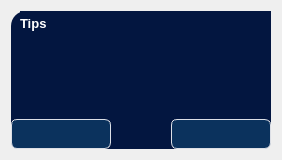
<?xml version="1.0" encoding="UTF-8"?>
<ui version="4.0">
 <class>MyMessageBox</class>
 <widget class="QWidget" name="MyMessageBox">
  <property name="geometry">
   <rect>
    <x>0</x>
    <y>0</y>
    <width>282</width>
    <height>160</height>
   </rect>
  </property>
  <property name="minimumSize">
   <size>
    <width>0</width>
    <height>160</height>
   </size>
  </property>
  <property name="maximumSize">
   <size>
    <width>16777215</width>
    <height>160</height>
   </size>
  </property>
  <property name="windowTitle">
   <string>Form</string>
  </property>
  <layout class="QHBoxLayout" name="horizontalLayout">
   <item>
    <widget class="QWidget" name="w_bg" native="true">
     <property name="styleSheet">
      <string notr="true">background-color: rgb(3,22,64);
border-radius: 15px;


</string>
     </property>
     <layout class="QVBoxLayout" name="lay_bg" stretch="0,0,0,0">
      <property name="leftMargin">
       <number>0</number>
      </property>
      <property name="topMargin">
       <number>0</number>
      </property>
      <property name="rightMargin">
       <number>0</number>
      </property>
      <property name="bottomMargin">
       <number>0</number>
      </property>
      <item>
       <layout class="QHBoxLayout" name="horizontalLayout_4">
        <property name="leftMargin">
         <number>9</number>
        </property>
        <item>
         <widget class="QLabel" name="lab_messagebox_title">
          <property name="font">
           <font>
            <pointsize>10</pointsize>
            <weight>75</weight>
            <bold>true</bold>
           </font>
          </property>
          <property name="styleSheet">
           <string notr="true">color: rgb(255, 255, 255);</string>
          </property>
          <property name="text">
           <string>Tips</string>
          </property>
         </widget>
        </item>
        <item>
         <spacer name="horizontalSpacer_2">
          <property name="orientation">
           <enum>Qt::Horizontal</enum>
          </property>
          <property name="sizeHint" stdset="0">
           <size>
            <width>40</width>
            <height>20</height>
           </size>
          </property>
         </spacer>
        </item>
        <item>
         <widget class="QPushButton" name="btn_system_close">
          <property name="minimumSize">
           <size>
            <width>25</width>
            <height>25</height>
           </size>
          </property>
          <property name="maximumSize">
           <size>
            <width>25</width>
            <height>25</height>
           </size>
          </property>
          <property name="text">
           <string/>
          </property>
          <property name="icon">
           <iconset resource="../../icon.qrc">
            <normaloff>:/icons/close.png</normaloff>:/icons/close.png</iconset>
          </property>
          <property name="iconSize">
           <size>
            <width>20</width>
            <height>20</height>
           </size>
          </property>
         </widget>
        </item>
       </layout>
      </item>
      <item>
       <layout class="QHBoxLayout" name="horizontalLayout_3">
        <property name="leftMargin">
         <number>15</number>
        </property>
        <property name="rightMargin">
         <number>15</number>
        </property>
        <item>
         <widget class="QLabel" name="lab_mbox_icon">
          <property name="minimumSize">
           <size>
            <width>40</width>
            <height>40</height>
           </size>
          </property>
          <property name="maximumSize">
           <size>
            <width>40</width>
            <height>40</height>
           </size>
          </property>
          <property name="text">
           <string/>
          </property>
         </widget>
        </item>
        <item>
         <widget class="QLabel" name="lab_mess_body">
          <property name="styleSheet">
           <string notr="true">color: rgb(255, 255, 255);</string>
          </property>
          <property name="text">
           <string/>
          </property>
          <property name="alignment">
           <set>Qt::AlignCenter</set>
          </property>
         </widget>
        </item>
       </layout>
      </item>
      <item>
       <spacer name="verticalSpacer_2">
        <property name="orientation">
         <enum>Qt::Vertical</enum>
        </property>
        <property name="sizeHint" stdset="0">
         <size>
          <width>20</width>
          <height>40</height>
         </size>
        </property>
       </spacer>
      </item>
      <item>
       <layout class="QHBoxLayout" name="horizontalLayout_2">
        <item>
         <widget class="QPushButton" name="btn_mbox_btn01">
          <property name="minimumSize">
           <size>
            <width>100</width>
            <height>30</height>
           </size>
          </property>
          <property name="styleSheet">
           <string notr="true">QPushButton { color:#ffffff;background-color:#0B325D;border-style: none;border: 1px solid #DCDFE6;border-radius: 6px;padding: 5px 10px;font-size: 13px; }
/* QPushButton:hover{ color: #ffffff; font-weight: bold; background-color: #fd839a; }*/

QPushButton:hover {  color:#000000;background-color: #f8f8f8; border: 1px solid #f0f0f0; }

</string>
          </property>
          <property name="text">
           <string/>
          </property>
         </widget>
        </item>
        <item>
         <spacer name="horizontalSpacer">
          <property name="orientation">
           <enum>Qt::Horizontal</enum>
          </property>
          <property name="sizeHint" stdset="0">
           <size>
            <width>40</width>
            <height>20</height>
           </size>
          </property>
         </spacer>
        </item>
        <item>
         <widget class="QPushButton" name="btn_mbox_btn02">
          <property name="minimumSize">
           <size>
            <width>100</width>
            <height>30</height>
           </size>
          </property>
          <property name="styleSheet">
           <string notr="true">QPushButton { color:#ffffff;background-color:#0B325D;border-style: none;border: 1px solid #DCDFE6;border-radius: 6px;padding: 5px 10px;font-size: 13px; }
/* QPushButton:hover{ color: #ffffff; font-weight: bold; background-color: #fd839a; }*/

QPushButton:hover {  color:#000000;background-color: #f8f8f8; border: 1px solid #f0f0f0; }

</string>
          </property>
          <property name="text">
           <string/>
          </property>
         </widget>
        </item>
       </layout>
      </item>
     </layout>
    </widget>
   </item>
  </layout>
 </widget>
 <resources>
  <include location="../../icon.qrc"/>
 </resources>
 <connections/>
</ui>
